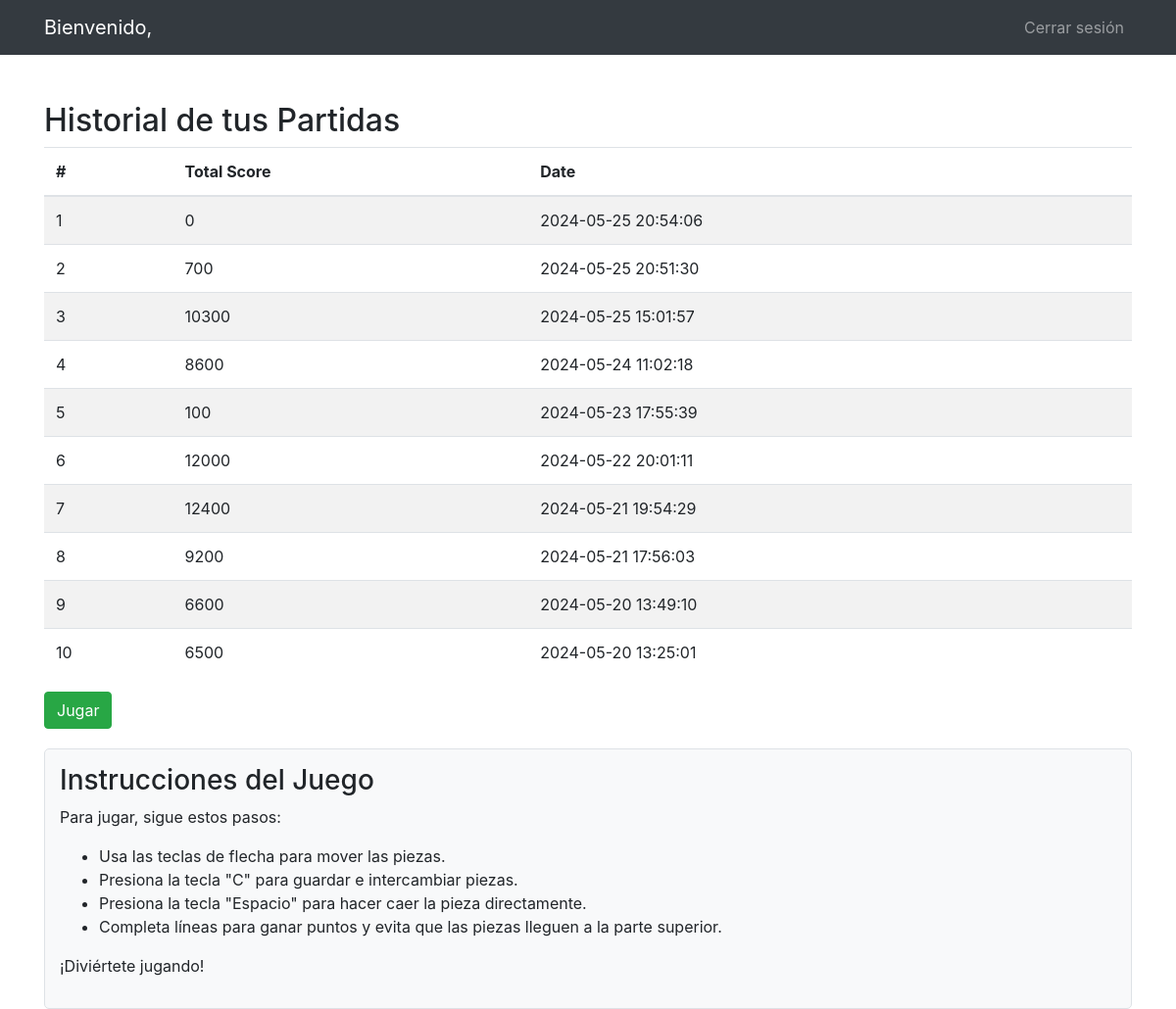
Screenshot of /usuario.php (signed in) with the database file from the repository.
### tables this page shows
CREATE TABLE `partida` (
  `id_partida` int NOT NULL,
  `id_usuario` int DEFAULT NULL,
  `puntuaje_total` int DEFAULT NULL,
  `fecha` timestamp NOT NULL DEFAULT CURRENT_TIMESTAMP
);

### usuario.php (the view, shortened to what this page needs)
<?php
$id_usuario = $_SESSION["id_usuario"];
try {
    $pdo = new PDO(DSN, DB_USERNAME, DB_PASSWORD);
    $pdo->setAttribute(PDO::ATTR_ERRMODE, PDO::ERRMODE_EXCEPTION);
    $query = "SELECT * FROM partida WHERE id_usuario = :id_usuario ORDER BY fecha DESC LIMIT 10";
    $stmt = $pdo->prepare($query);
    $stmt->bindParam(":id_usuario", $id_usuario, PDO::PARAM_INT);
    $stmt->execute();
    $partidas = $stmt->fetchAll(PDO::FETCH_ASSOC);
} catch (PDOException $e) {
    echo "Error al obtener las partidas: " . $e->getMessage();
    exit();
}
?>
<!DOCTYPE html>
<html lang="en">
<head>
    <link rel="stylesheet" href="https://stackpath.bootstrapcdn.com/bootstrap/4.5.2/css/bootstrap.min.css">
</head>
<body>
    <?php include_once "header.php";?>
    <div class="container mt-5">
    <h2>Historial de tus Partidas</h2>
    <div class="table-responsive">
        <table class="table table-striped">
            <thead>
            <tr>
                <th>#</th>
                <th>Total Score</th>
                <th>Date</th>
            </tr>
            </thead>
            <tbody>
            <?php foreach ($partidas as $index => $partida): ?>
                <tr>
                    <td><?php echo $index + 1; ?></td>
                    <td><?php echo $partida['puntuaje_total']; ?></td>
                    <td><?php echo $partida['fecha']; ?></td>
                </tr>
            <?php endforeach; ?>
            </tbody>
        </table>
    </div>
    <a href="tetris.php" class="btn btn-success">Jugar</a>
    <div class="instrucciones">
            <h3>Instrucciones del Juego</h3>
            <p>Para jugar, sigue estos pasos:</p>
            <ul>
                <li>Usa las teclas de flecha para mover las piezas.</li>
                <li>Presiona la tecla "C" para guardar e intercambiar piezas.</li>
                <li>Presiona la tecla "Espacio" para hacer caer la pieza directamente.</li>
                <li>Completa líneas para ganar puntos y evita que las piezas lleguen a la parte superior.</li>
            </ul>
            <p>¡Diviértete jugando!</p>
        </div>
</div>
</body>
</html>

### usuario.php (style rules this page uses)
.instrucciones { margin-top: 20px; padding: 15px; background-color: #f8f9fa; border: 1px solid #dee2e6; border-radius: 5px; }

### rows the page displays
partida: puntuaje_total "0", fecha "2024-05-25 20:54:06"
partida: puntuaje_total "700", fecha "2024-05-25 20:51:30"
partida: puntuaje_total "10300", fecha "2024-05-25 15:01:57"
partida: puntuaje_total "8600", fecha "2024-05-24 11:02:18"
partida: puntuaje_total "100", fecha "2024-05-23 17:55:39"
partida: puntuaje_total "12000", fecha "2024-05-22 20:01:11"
partida: puntuaje_total "12400", fecha "2024-05-21 19:54:29"
partida: puntuaje_total "9200", fecha "2024-05-21 17:56:03"
partida: puntuaje_total "6600", fecha "2024-05-20 13:49:10"
partida: puntuaje_total "6500", fecha "2024-05-20 13:25:01"
